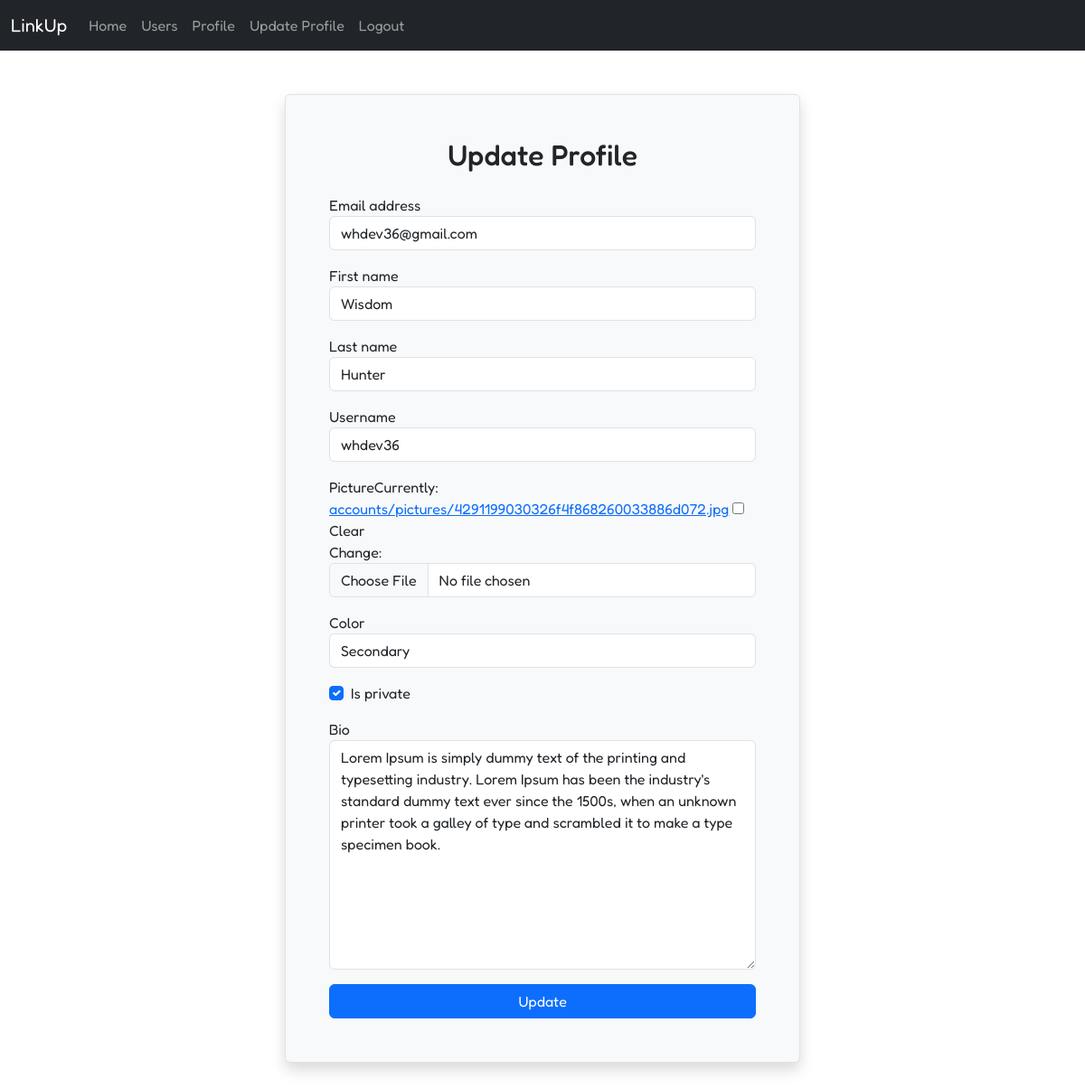
Page /account/update/ (signed in) on the committed database.
### account/models.py (models this page shows, shortened)
class Account(AbstractUser):
	COLOR_CHOICE = [
		('primary', 'Primary'),
		('secondary', 'Secondary'),
		('success', 'Success'),
		('info', 'Info'),
		('danger', 'Danger'),
		('warning', 'Warning'),
		('dark', 'Dark'),
	]
	class Meta:
		verbose_name = 'Account'
		verbose_name_plural = 'Accounts'
	picture = models.ImageField(upload_to='accounts/pictures/', blank=True, null=True)
	bio = models.TextField(max_length=300, blank=True, null=True)
	is_private = models.BooleanField(default=True)
	slug = models.SlugField(unique=True, blank=True, null=True)
	follows = models.ManyToManyField('self', symmetrical=False, blank=True, related_name='followers')
	color = models.CharField(max_length=12, choices=COLOR_CHOICE, default='secondary', blank=True, null=True)

### account/views.py (the view)
# urls.py: path('update/', views.update_account, name='update-account'),
def update_account(req):
	if req.user.is_authenticated:
		user = get_object_or_404(Account, pk=req.user.pk)
		if req.method == 'POST':
			form = AccountChangeForm(req.POST, req.FILES, instance=user)
			if form.is_valid():
				form.save()
				messages.success(req, 'Your profile has been updated successfully.')
				return redirect('account')
		else:
			form = AccountChangeForm(instance=user)
		return render(req, 'account/update.html', {'form': form})
	else:
		messages.warning(req, 'You need to be logged in to update your profile.')
		return redirect('login')

### account/forms.py
class AccountChangeForm(UserChangeForm):
	class Meta:
		model = Account
		fields = ['email', 'first_name', 'last_name', 'username',
			'picture', 'color', 'is_private', 'bio']
	def __init__(self, *args, **kwargs):
		super().__init__(*args, **kwargs)
		for field_name, field in self.fields.items():
			css_class = 'form-check-input' if field_name == 'is_private' else 'form-control'
			field.widget.attrs['class'] = css_class
			field.widget.attrs['placeholder'] = ''
			field.label_suffix = ''
			field.help_text = ''
			field.error_messages = {}
	def as_div(self):
		output = []
		for field in self:
			if field.name == 'password':
				continue
			elif field.name == 'is_private':
				output.append(f'<div class="form-check mb-3">{field}{field.label_tag()}</div>')
			else:
				output.append(f'<div class="form-group mb-3">{field.label_tag()}{field}</div>')
		return mark_safe('\n'.join(output))

### templates/account/update.html (shortened to what this page needs)
{% extends 'base.html' %}
{% block content %}
	<div class="row justify-content-center">
		<div class="col-md-6 col-md-4 p-5 border rounded bg-light shadow">
			<h2 class="text-center mb-4">Update Profile</h2>
			<form method="post" enctype="multipart/form-data">
				{{ form.as_div }}
				<button class="btn btn-primary w-100" type="submit">Update</button>
			</form>
		</div>
	</div>
{% endblock %}

### templates/base.html (style rules this page uses)
* { font-family: "Fredoka", sans-serif; }

### rows in the picture
Account: email "whdev36@gmail.com", first_name "Wisdom", last_name "Hunter", username "whdev36", color "Secondary", is_private "☑", bio "Lorem Ipsum is simply dummy text of the printing and typesetting industry. Lorem Ipsum has been the industry's standard dummy text ever since the 1500s, when an unknown printer took a galley of type and scrambled it to make a type specimen book."
